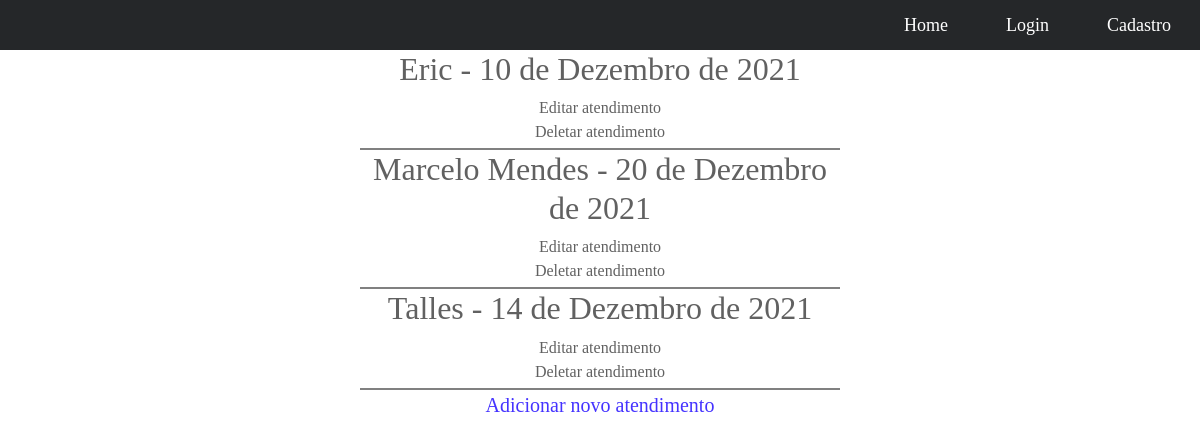
The page /oficina/ on the database its author committed.
### oficina/models.py (models this page shows, shortened)
class Atendimento(models.Model):
    cliente = models.CharField(max_length=255)
    colaborador = models.CharField(max_length=255)
    slug = models.SlugField(max_length=255, unique=True)
    data = models.DateField()
    reparo = models.TextField(default='manutenção básica')
    def get_absolute_url(self):
        return reverse('atendimento:detail', kwargs={'slug': self.slug})

### oficina/views.py (the view)
# urls.py: path('', views.AtendimentoListView.as_view(), name='list'),
class AtendimentoListView(ListView):
    model = Atendimento

### oficina/templates/oficina/atendimento_list.html (shortened to what this page needs)
{% extends 'clientes/base.html' %}
{% block content %}
{% for atendimento in atendimento_list %}
<article>
    <h2>
        <a href="{{ atendimento.get_absolute_url }}">
            {{ atendimento.cliente }} - {{ atendimento.data }}
        </a>
    </h2>
    <a href="manage/atualizar-atendimento/{{ atendimento.id }}">Editar atendimento</a>
    <a href='manage/deletar-atendimento/{{ atendimento.id }}'>Deletar atendimento</a>
</article>
{% endfor %}
<a href="manage/adicionar-atendimento" style="color: #4533ff !important; font-size: 20px;">Adicionar novo atendimento</a>
{% endblock %}

### carros/static/css/carro.css (style rules this page uses)
body { display: flex; align-items: center; flex-direction: column ; }
article { display: flex; flex-direction: column; align-items: center; justify-content: center; border-bottom: 2px solid gray; padding-bottom: 4px; }
h2 { text-align: center; font-family: cursive; margin-bottom: -5px; }
a { text-align: center; text-decoration: none !important; color: #616161 !important; transition: all 0.4s ease; font-family: cursive; }

### carros/static/css/home.css (style rules this page uses)
body { background-color: #fff; margin: 0; padding: 0; }

### rows shown on the page
Atendimento: cliente "Eric", data "10 de Dezembro de 2021"
Atendimento: cliente "Marcelo Mendes", data "20 de Dezembro de 2021"
Atendimento: cliente "Talles", data "14 de Dezembro de 2021"
